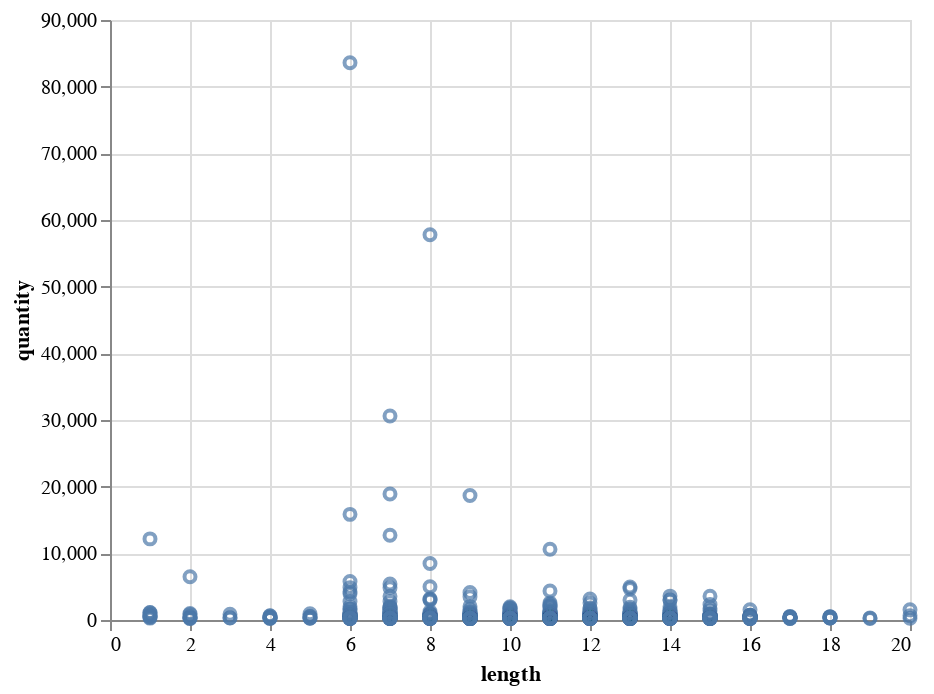

Notebook code cell kept with this figure:
### Code cell
alt.Chart(c).mark_point().encode(
    x=alt.X('length'),
    y=alt.Y('quantity')
)

### Figure 1 — Vega-Lite specification as saved in the notebook (floating-point values rounded to 4 significant figures; data arrays with more than 128 entries replaced by an {"elided": "..."} marker saying what was removed)
{"$schema": "https://vega.github.io/schema/vega-lite/v3.4.0.json", "config": {"mark": {"tooltip": null}, "view": {"height": 300, "width": 400}}, "data": {"name": "data-73440ed59616ce4ffa9390aacbebfae2"}, "datasets": {"data-73440ed59616ce4ffa9390aacbebfae2": {"elided": "1000 records"}}, "encoding": {"x": {"field": "length", "type": "quantitative"}, "y": {"field": "quantity", "type": "quantitative"}}, "mark": "point"}
